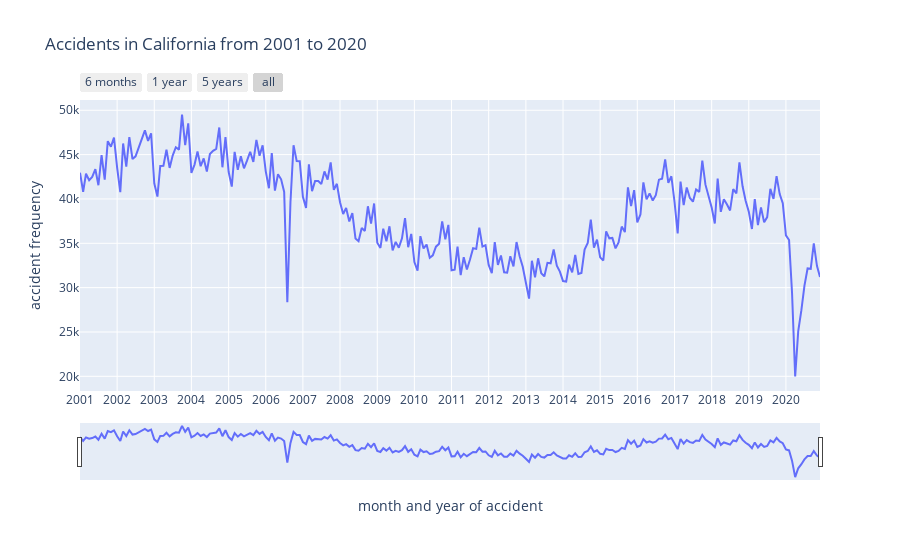

Notebook code cell kept with this figure:
### Markdown cell above
##### Create the plot using plotly

### Code cell
fig = px.line(data, x="date", y ="count", title="Accidents in California from 2001 to 2020",
              labels={
                  "date":"month and year of accident",
                  "count":"accident frequency"
              })
fig.update_layout(xaxis=dict(tickmode="array", tickvals=data['date'][::12], ticktext=data['year'][::12]))
fig.update_traces(hovertemplate="%{x|%b %Y}")
fig.update_xaxes(
    rangeslider_visible=True,
    rangeselector=dict(
        buttons=list([
                      dict(count=6, step="month", label="6 months", stepmode="backward"),
                      dict(count=1, step="year", label="1 year", stepmode="backward"),
                      dict(count=5, step="year", label="5 years", stepmode="backward"),
                      dict(step="all")
                      
                      ])
    )
)
fig.show()

### Figure 1 — Plotly figure (JSON) as saved in the notebook; plotly's stock layout.template omitted (floating-point values rounded to 4 significant figures; data arrays with more than 128 entries replaced by an {"elided": "..."} marker saying what was removed)
{"data": [{"hovertemplate": "%{x|%b %Y}", "legendgroup": "", "line": {"color": "#636efa", "dash": "solid"}, "marker": {"symbol": "circle"}, "mode": "lines", "name": "", "orientation": "v", "showlegend": false, "type": "scatter", "x": {"elided": "240 str values"}, "xaxis": "x", "y": {"elided": "240 int values"}, "yaxis": "y"}], "layout": {"legend": {"tracegroupgap": 0}, "title": {"text": "Accidents in California from 2001 to 2020"}, "xaxis": {"anchor": "y", "domain": [0, 1], "rangeselector": {"buttons": [{"count": 6, "label": "6 months", "step": "month", "stepmode": "backward"}, {"count": 1, "label": "1 year", "step": "year", "stepmode": "backward"}, {"count": 5, "label": "5 years", "step": "year", "stepmode": "backward"}, {"step": "all"}]}, "rangeslider": {"visible": true}, "tickmode": "array", "ticktext": ["2001", "2002", "2003", "2004", "2005", "2006", "2007", "2008", "2009", "2010", "2011", "2012", "2013", "2014", "2015", "2016", "2017", "2018", "2019", "2020"], "tickvals": ["2001-01", "2002-01", "2003-01", "2004-01", "2005-01", "2006-01", "2007-01", "2008-01", "2009-01", "2010-01", "2011-01", "2012-01", "2013-01", "2014-01", "2015-01", "2016-01", "2017-01", "2018-01", "2019-01", "2020-01"], "title": {"text": "month and year of accident"}}, "yaxis": {"anchor": "x", "domain": [0, 1], "title": {"text": "accident frequency"}}}}
